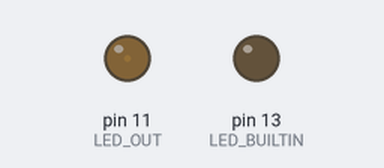
The sketch below on a simulated Arduino Uno, built with avr-gcc and run on an emulated ATmega328P. Shown: output pins drawn as LEDs (lit = HIGH).

Above: at 0.05 s.
At 1.15 s:
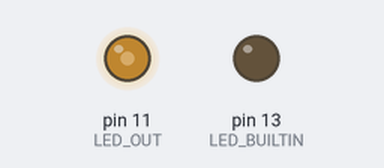
At 2.3 s:
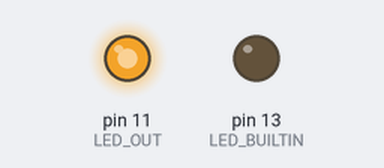
At 4.6 s:
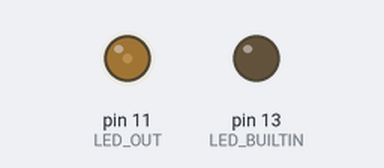
Timing chart, 0 to 6.7 s (numbered marks = the images above):
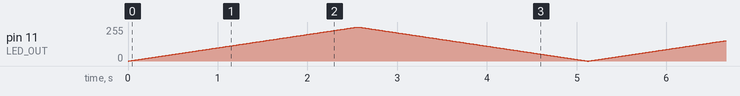

The sketch:

Snore.ino
```cpp
/*
 *  Program to 'snore' an LED
 *  The LED will continuously get brighter and then dimmer forever
 */

int LED_OUT = 11;
int LED_BRIGHTNESS = 100;
int delay_time = 10;

void setup() {
  // initialize digital pin LED_BUILTIN as an output.
  pinMode(LED_BUILTIN, OUTPUT);
  pinMode(LED_OUT, OUTPUT);
  analogWrite(LED_OUT, LED_BRIGHTNESS);  //Using PWM to dim the LED
}

void loop() {
  for (int i = 0; i <= 255; ++i) {  //From dim to bright
    analogWrite(LED_OUT, i);
    delay(delay_time);
  }

  for (int i = 255; i >= 0; --i) {  //From bright to dim
    analogWrite(LED_OUT, i);
    delay(delay_time);
  }
}
```
